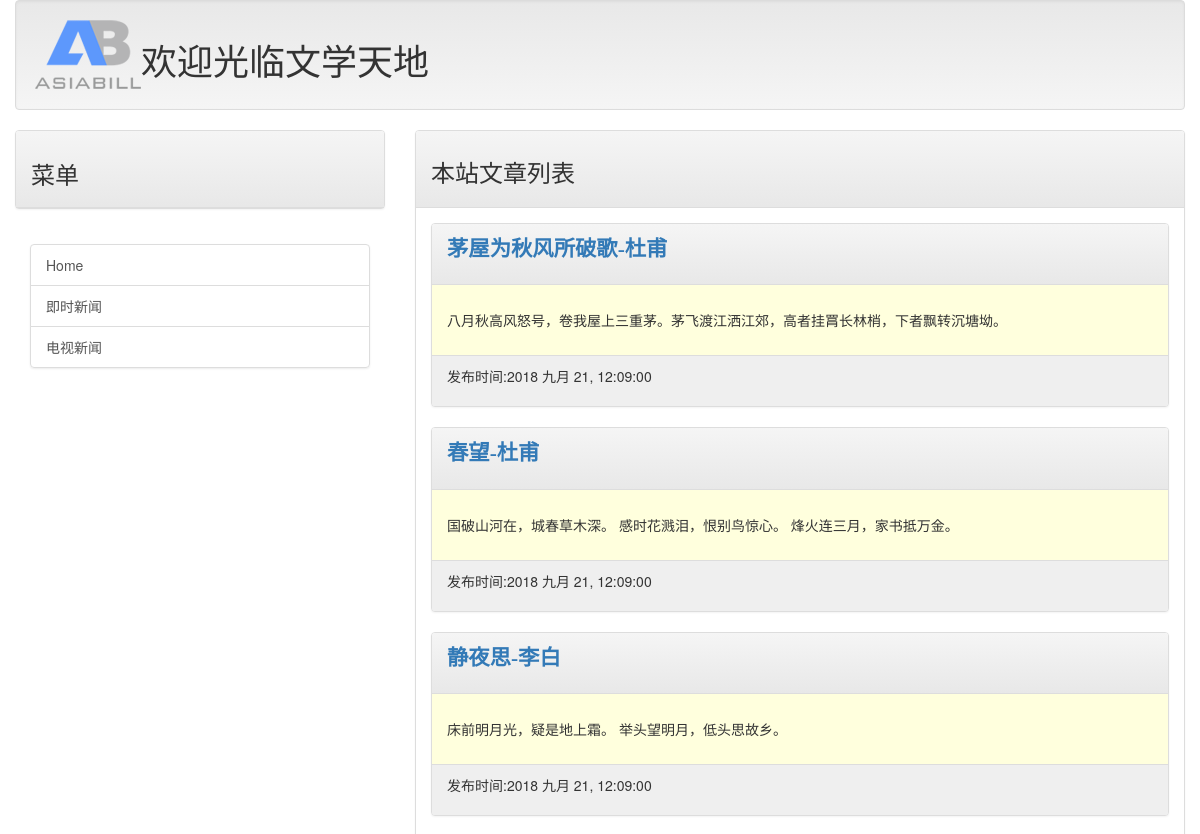
The app's page / (upper part), older data.
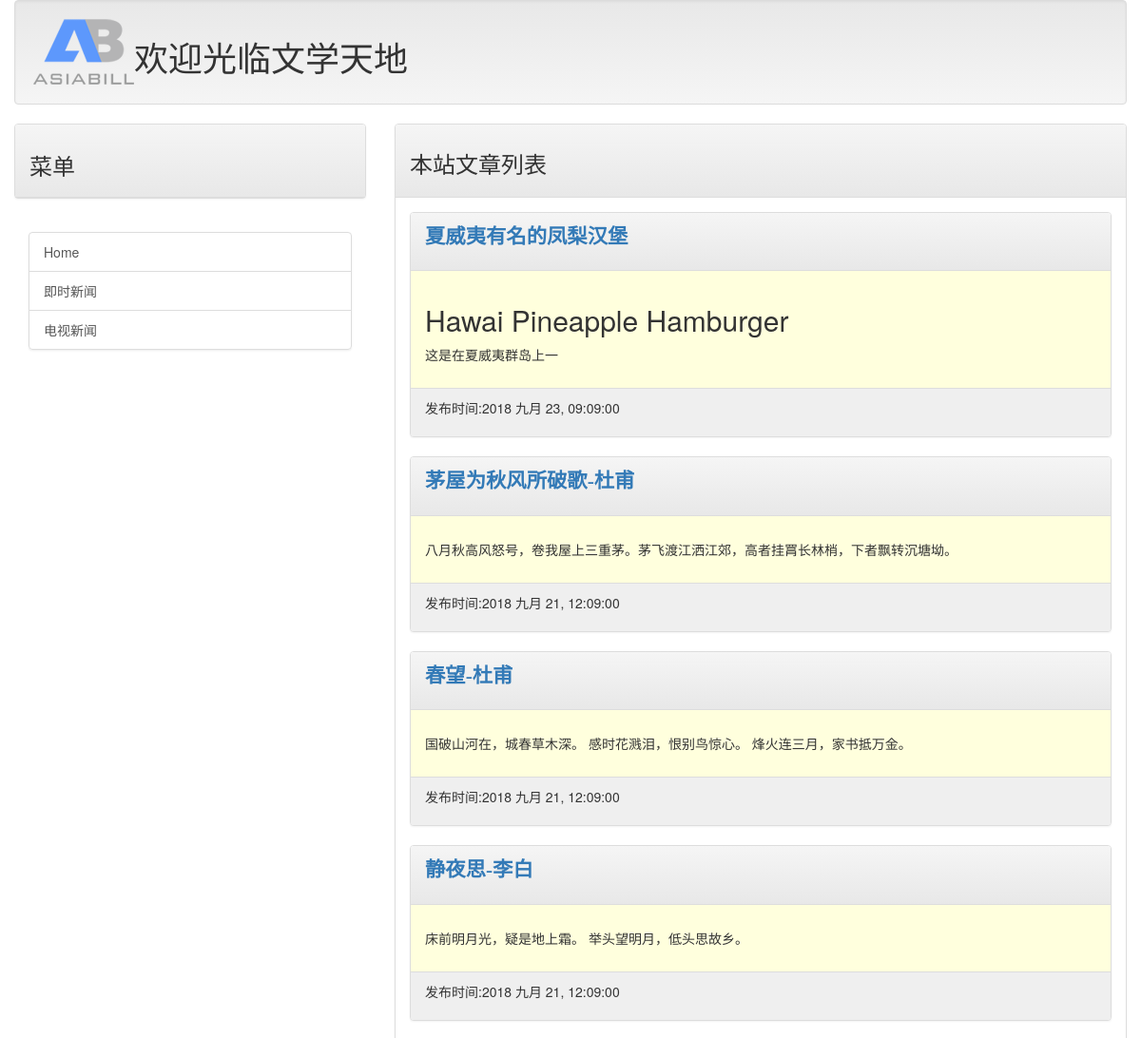
The same page, newer data.
### mainsite/models.py (models this page shows, shortened)
class Post(models.Model):
    title = models.CharField(max_length=200)
    slug = models.CharField(max_length=200)
    body = models.TextField()
    pub_date = models.DateTimeField(default=timezone.now)
    class Meta:
        ordering = ('-pub_date',)

### mainsite/views.py (the view)
# urls.py: path('',homepage),
def homepage(request):
    template = get_template('index.html')
    posts = Post.objects.all()
    now = datetime.now()
    html = template.render(locals())
    return HttpResponse(html)

### templates/index.html (shortened to what this page needs)
{% extends 'base.html' %}
{% load markdown_deux_tags %}
{% block headmessage %}
    <h3 style="font-family: 宋体;">本站文章列表</h3>
{% endblock %}
{% block content %}
    {% for post in posts %}
        <div class="panel panel-default">
            <div class="panel-heading">
                <p style="font-family: 宋体;font-size: 16pt;font-weight: bold;">
                    <a href="/post/{{ post.slug }}">
                        {{ post.title }}
                    </a>
                </p>
            </div>
            <div class="panel-body" style="background-color: #ffffdd">
                <p>
                    {{ post.body | truncatechars:40 | markdown}}
                </p>
            </div>
            <div class="panel-footer" style="background-color: #efefef">
                <p>
                    发布时间:{{ post.pub_date | date:"Y M d, h:m:s" }}
                </p>
            </div>
        </div>
    {% endfor %}
{% endblock %}

Row changes from the older to the newer data that the page shows:
added Post: title "夏威夷有名的凤梨汉堡", body "Hawai Pineapple Hamburger 这是在夏威夷群岛上一", pub_date "2018 九月 23, 09:09:00"
